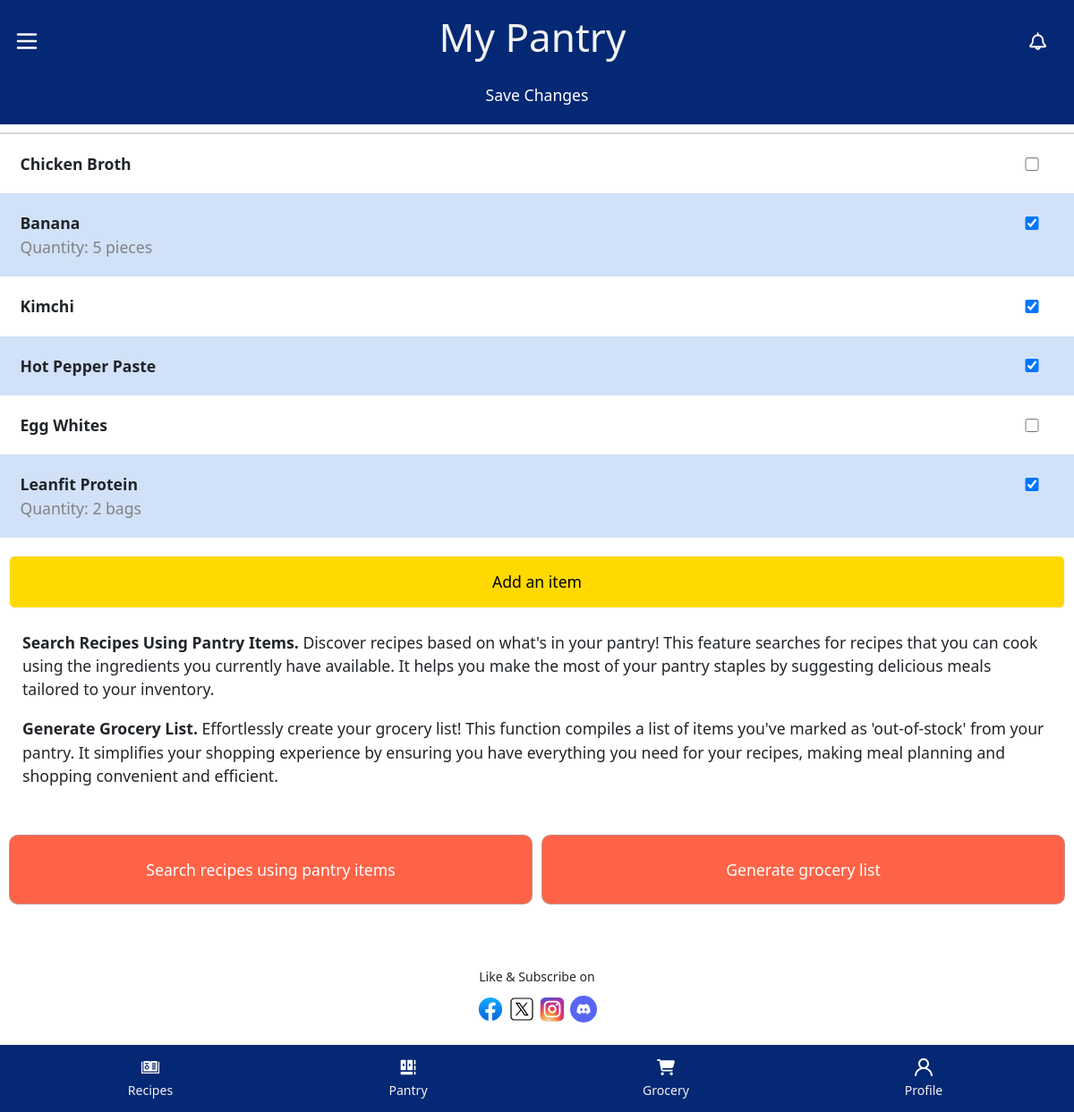
The app's page /pantry/ (signed in), older data.
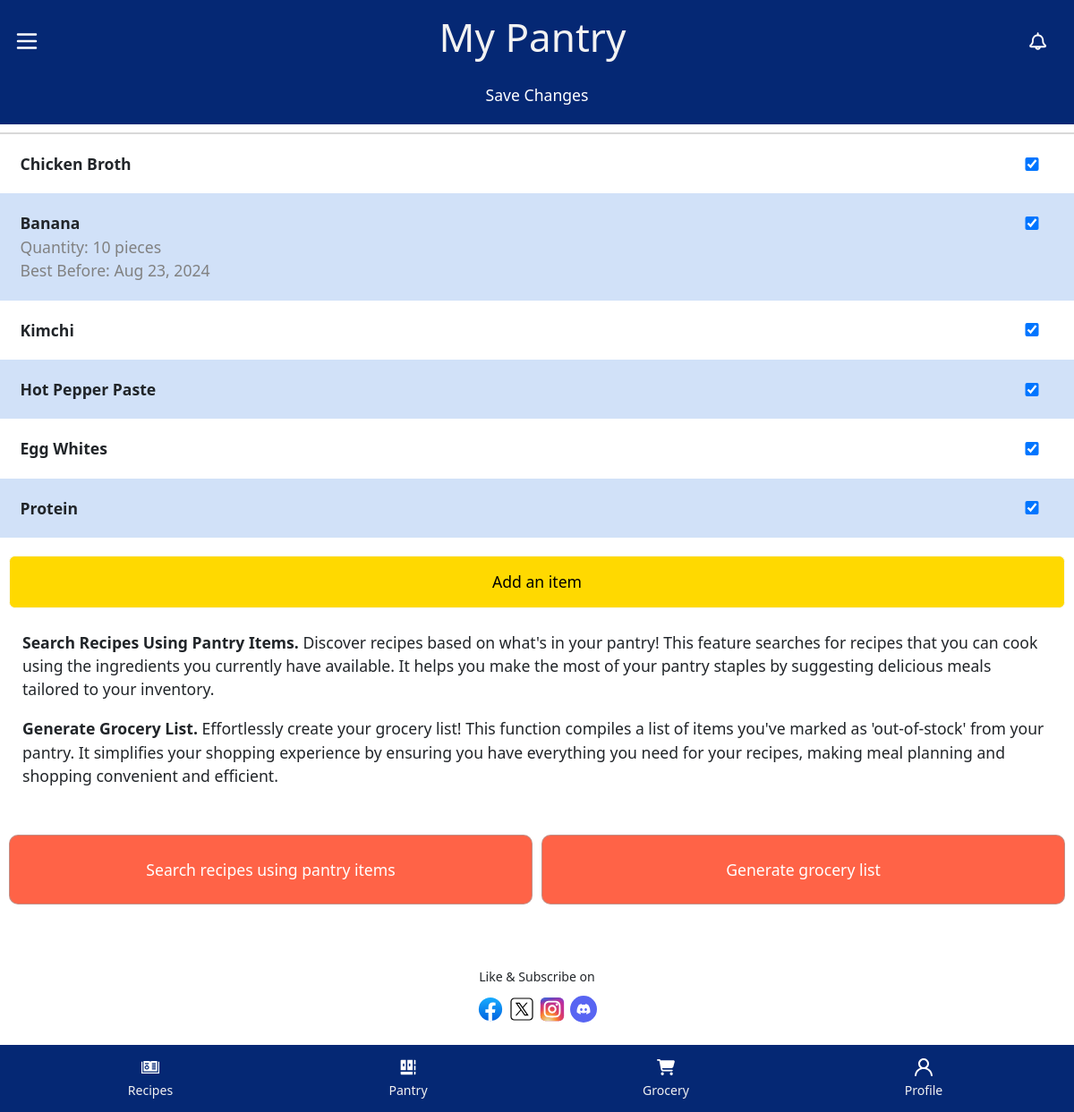
The same page, newer data.
### pantry/models.py (models this page shows, shortened)
class PantryItem(models.Model):
    user = models.ForeignKey(User, on_delete=models.CASCADE)
    name = models.CharField(max_length=100)
    in_stock = models.BooleanField(default=True)
    quantity = models.IntegerField(default='', blank=True, null=True)
    units = models.CharField(max_length=50, default="", blank=True, null=True)
    expiration_date = models.DateField(blank=True, null=True)

### pantry/views.py (the view)
# urls.py: path('pantry/', views.pantry_list, name="pantry_list"),
@login_required(login_url='login')
def pantry_list(request):
    if request.method == 'POST':
        new_item_form = NewPantryItemForm(request.POST)
        if request.POST.get("addItem"):
            if new_item_form.is_valid():
                new_item = new_item_form.save(commit=False)
                new_item.user = request.user  # Set the user before saving
                new_item.save()
                return redirect('pantry_list')  # Redirect to the same view after saving
        elif request.POST.get("saveList"):
            pantry_items = PantryItem.objects.filter(user=request.user)
            for pantry_item in pantry_items:
                if request.POST.get(f"pi-{pantry_item.id}") == "clicked":
                    pantry_item.in_stock = True
                else:
                    pantry_item.in_stock = False
                    pantry_item.quantity = 0
                    pantry_item.expiration_date = None
                pantry_item.save()
            return redirect('pantry_list')
        elif request.POST.get("editItem"):
            pantry_item = get_object_or_404(PantryItem, id=int(request.POST.get("id")))
            if request.POST.get("quantity"):
                pantry_item.quantity = request.POST.get("quantity")
                pantry_item.in_stock = True if int(pantry_item.quantity) > 0 else False
            pantry_item.units = request.POST.get("unit")
            if request.POST.get("expiration-date"):
                pantry_item.expiration_date = request.POST.get("expiration-date") if int(pantry_item.quantity) > 0 else None
            pantry_item.save()
        elif request.POST.get("deleteItem"):
            pantry_item = get_object_or_404(PantryItem, id=int(request.POST.get("id")))
            pantry_item.delete()
            return redirect('pantry_list')
    else:
        new_item_form = NewPantryItemForm()
    pantry_items = PantryItem.objects.filter(user=request.user)
    context = {
        'new_item_form' : NewPantryItemForm(),
        'edit_item_form' : EditPantryItemForm(),
        'pantry_items' : pantry_items,
    }
    return render(request, 'pantry/pantry.html', context=context)

### pantry/forms.py
class NewPantryItemForm(forms.ModelForm):
    class Meta:
        model = PantryItem
        fields = ['name', 'quantity', 'units', 'expiration_date']
        widgets = {
            'quantity' : forms.NumberInput(attrs={'min': 0}),
            'expiration_date': forms.DateInput(attrs={'type': 'date'}),
        }
    def __init__(self, *args, **kwargs):
        super().__init__(*args, **kwargs)
        self.fields['quantity'].required = False
        self.fields['quantity'].label = "Quantity (Optional)"
        self.fields['units'].required = False
        self.fields['units'].label = "Units (Optional)"
        self.fields['expiration_date'].required = False
        self.fields['expiration_date'].label = "Expiration Date (Optional)"
    name = forms.CharField(required=True, widget=forms.TextInput(), label='Item Name')

### pantry/templates/pantry/pantry.html (shortened to what the changed rows need)
{% extends "pantry/authenticated_base.html" %}
{% load static %}
{% block link %}
    <link rel="stylesheet" href="{% static 'css/styles_pantry.css' %}">
{% endblock %}
{% block header %}My Pantry{% endblock %}
{% block content %}
    <form id="pantry-list-form" action="#" method="POST">
        <div id="pantry-container">
            {% if pantry_items %}
                <div id="pantry-list-container">
                    <div>
                        <div>
                            {% for pantry_item in pantry_items %}
                                <div class="pantry-item">
                                    <div class="pantry-item-container">
                                        <span data-item-id="{{ pantry_item.id }}" data-item-name="{{ pantry_item.name }}" data-item-quantity="{{ pantry_item.quantity }}" data-item-unit="{{ pantry_item.units }}" data-item-expiration="{{ pantry_item.expiration_date }}">{{ pantry_item.name|title }}</span>
                                        <div class="pantry-item-options">
                                            {% if pantry_item.in_stock %}
                                                <input type="checkbox" name="pi-{{pantry_item.id}}" value="clicked" checked>
                                            {% else %}
                                                <input type="checkbox" name="pi-{{pantry_item.id}}" value="clicked">
                                            {% endif %}
                                        </div>
                                    </div>
                                    <div class="pantry-item-details">
                                        {% if pantry_item.quantity %}
                                            <div>Quantity: {{pantry_item.quantity}} {% if pantry_item.units %}{{pantry_item.units}}{% endif %}</div>
                                        {% endif %}
                                        {% if pantry_item.expiration_date %}
                                            <div>Best Before: {{pantry_item.expiration_date|date:"M d, Y"}}</div>
                                        {% endif %}
                                    </div>
                                </div>
                            {% endfor %}
                        </div>
                    </div>
                </div>
            {% else %}
                <p id="zero-item-message">You have <span style="font-size: 1.3rem;">0</span> items in your pantry. Select the "Add an item" button.</p>
            {% endif %}
        </div>
    </form>
{% endblock %}

Row changes from the older to the newer data that the page shows:
removed PantryItem: name "Leanfit Protein", quantity "2", units "bags"
changed PantryItem "Chicken Broth": id "☐" → "☑"
changed PantryItem "Banana": quantity "5" → "10"; expiration_date (not shown) → "Aug 23, 2024"
changed PantryItem "Egg Whites": id "☐" → "☑"
added PantryItem: name "Protein"
